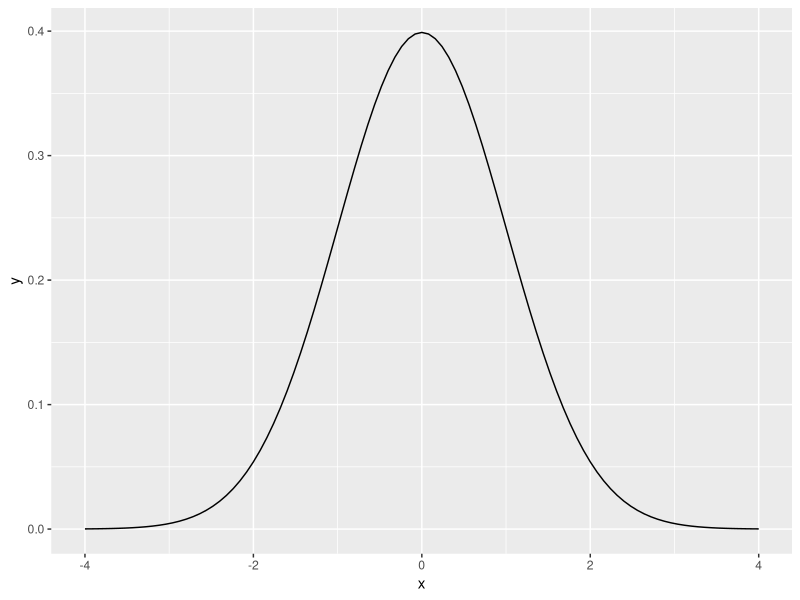
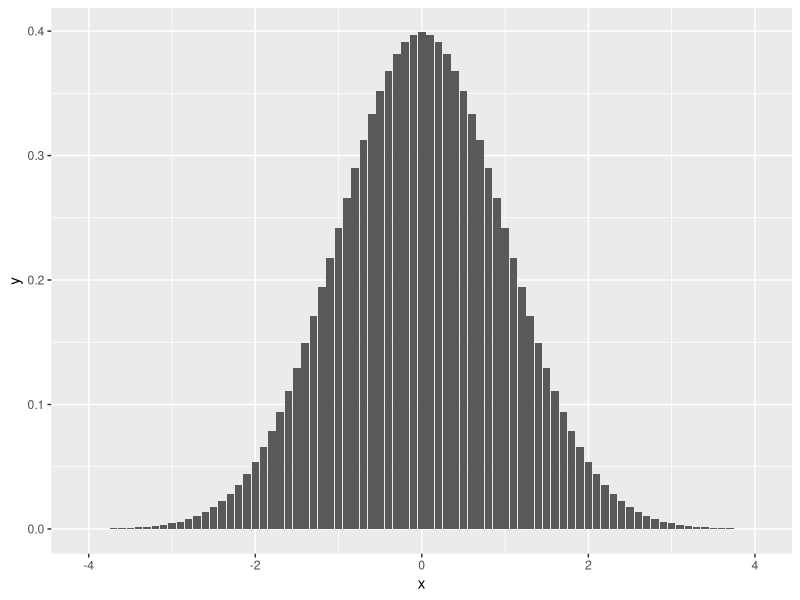
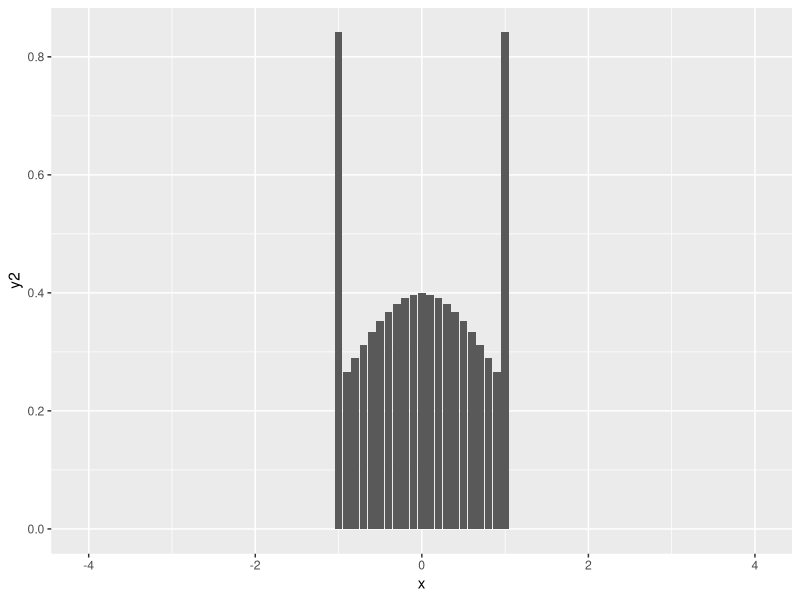
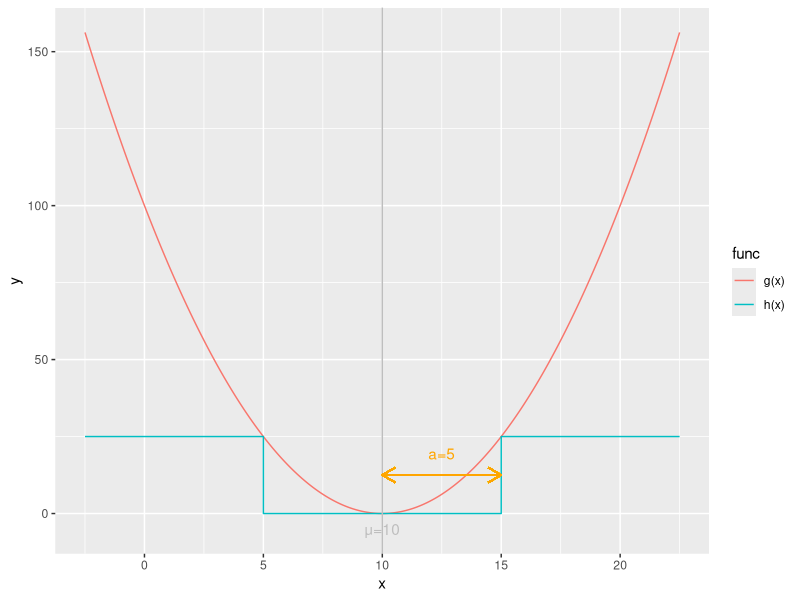

R code for these plots, in order:
## ---- chunk 1
library(tidyverse)
## ---- chunk 2
mew <- 0
sd <- 1
tibble(x=seq(mew-4*sd, mew+4*sd)) %>% ggplot(aes(x)) + stat_function(fun=dnorm)
## ---- chunk 3
dx<-0.1
df <- tibble(
  x = seq(mew-4*sd, mew+4*sd,dx),
  y = dnorm(x)
)

df %>% ggplot(aes(x=x,y=y)) + 
  geom_col()
## ---- chunk 4
df %>% mutate(
  y2 = case_when(
    abs(x)<1 ~ dnorm(x),
    abs(x)==1 ~ pnorm(1),
    abs(x)>1 ~0
  )
) %>%
  ggplot(aes(x=x,y=y2)) + geom_col()
## ---- chunk 5
mew <- 10
mew_colour <- "grey"
a <- 5
a_colour <- "orange"
g <- function(x) (x-mew)^2
h <- function(x) {case_when(
  abs(x-mew)<a ~ 0,
  abs(x-mew)>=a ~ a^2
)}

dx <- 0.001
tibble(x = seq(mew-a*2.5,mew+a*2.5,by=dx),
       `g(x)` = g(x),
       `h(x)` = h(x)) %>%
  gather(key=func, value=y, -x) %>%
  ggplot(aes(x=x, y=y, colour=func)) +
  geom_line() +
  geom_vline(xintercept=mew, colour=mew_colour) +
  annotate("text", x=mew, y=-5, label=paste0("μ=",mew), colour=mew_colour, angle=0) +
  geom_segment(aes(x=mew, xend=mew+a, y=a^2/2, yend=a^2/2), colour=a_colour, arrow=arrow(length=unit(0.15, "inches"), ends="both")) +
  annotate("text", x=mew+a/2, y=a^2/2+7, label=paste0("a=",a), colour=a_colour)
